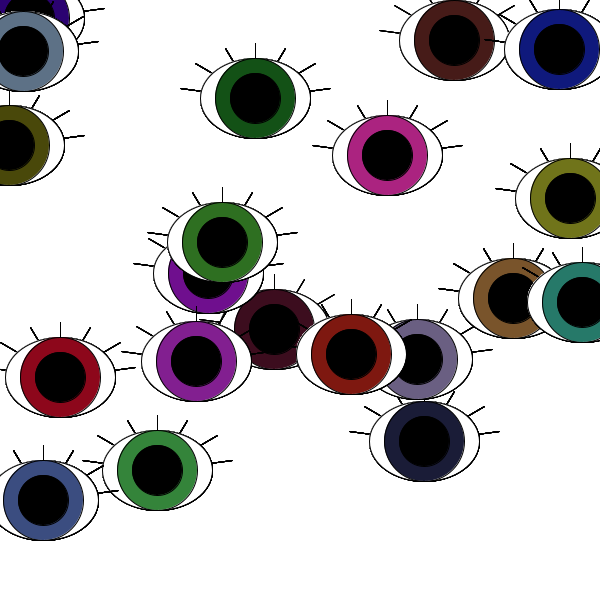
Frame 1 (no input)
Frame 60 (the mouse pressed at the canvas centre just before this capture): identical to frame 1, image omitted
Frame 120 (the mouse held since frame 60 and released just before this capture): identical to frame 1, image omitted

The Processing sketch that drew this single still picture (run headless with seeded random() and noise(); from frame 60 on, the mouse is pressed at the canvas centre):

// Processing sketch: processing_144176
// ── processing_144176.pde

Eye[] eyes = new Eye[20];// creates 20 eyes

void setup() {
  size(600, 600);
  background(255);
  frameRate(15);
  smooth();
  for (int i=0; i < eyes.length; i++) {
    eyes[i] = new Eye(int (random(0, width)), int (random(0, height)));
    //^20 eyes in spots in the array
  }
}

void draw() {
  background(255);//resets bkg
  for (int i=0; i < eyes.length; i++) { 
    //^for loop to initialize array, 20 lines of codes to one line of code 
    //^telling to display/move
  //if (eyes[i].intersect(eyes[i])){ //check to see if intersect
    //eyes[i].bounce();
    //eyes[i].blink2();
    //}
    eyes[i].display();//array, object, object function
    //eyes[i].move();
    //eyes[i].blink();
  }
}

class Eye { 
  int r;
  int g;
  int b;
  int cx;
  int cy;
  int howMany;
  float xSpeed;
  float ySpeed;
  //float rad;

  Eye(int centerX, int centerY) { 
    cx= centerX;
    cy= centerY;
    r= int(random(0, 180));
    g= int(random(0, 150));
    b= int(random(0, 150));
    howMany= int(random(5, 25));
    
    
   /* xSpeed= random(-8,8);
    if (xSpeed==0) { //if hit 0
    xSpeed=1; //goes to 1
    } 
    ySpeed= random(-8,8);
    if (ySpeed==0) {
    ySpeed=1;
    } */
  }

  void display() {
    for (int i = 0; i < howMany; i++) {
      stroke(0); 
      //eyelashes
      line (cx, cy, cx - 75, cy - 10); //far left
      line (cx, cy, cx - 60, cy - 35);//left
      line (cx, cy, cx - 30, cy - 50);//middle left
      line (cx, cy, cx - 0, cy - 55); //middle
      line (cx, cy, cx + 30, cy - 50); //middle right
      line (cx, cy, cx + 60, cy - 35);//right
      line (cx, cy, cx + 75, cy - 10); //far right

      //white of eye
      fill(255);
      stroke(0);
      ellipse (cx, cy, 110, 80);
      //iris
      fill(r, g, b);
      ellipse(cx, cy, 80, 80);
      //pupil
      fill(0);
      ellipse(cx, cy, 50, 50);
    }
  }
  /*void move() {
   cx=cx+xSpeed;
   cy=cy+ySpeed;
   
   if (cx>width || cx<0) {
     xSpeed *= -1;
   }
    
   if (cy>height || cy<0) {
     ySpeed *= -1;
   }  
  }//end move
  
  void blink(){
  if (cx>width || cx<0 || cy>height || cy<0) {
    //lashes
 line (cx, cy,  cx + 75, cy + 10); //far left
 line (cx, cy,  cx + 60, cy + 35);//left
 line (cx, cy,  cx + 30, cy + 50);//middle left
 line (cx, cy,  cx + 0, cy + 55); //middle
 line (cx, cy,  cx - 30, cy + 50); //middle right
 line (cx, cy,  cx - 60, cy + 35);//right
 line (cx, cy,  cx - 75, cy + 10); //far right
 //eyelid
 fill(255);
 stroke(0);
 ellipse (cx, cy, 110, 80); 
   }
  }
  void bounce(){
  xSpeed *= -1;
  ySpeed *= -1;
  }
 
  void blink2(){
  
 
 }//end of blink2*/
}//end of class
